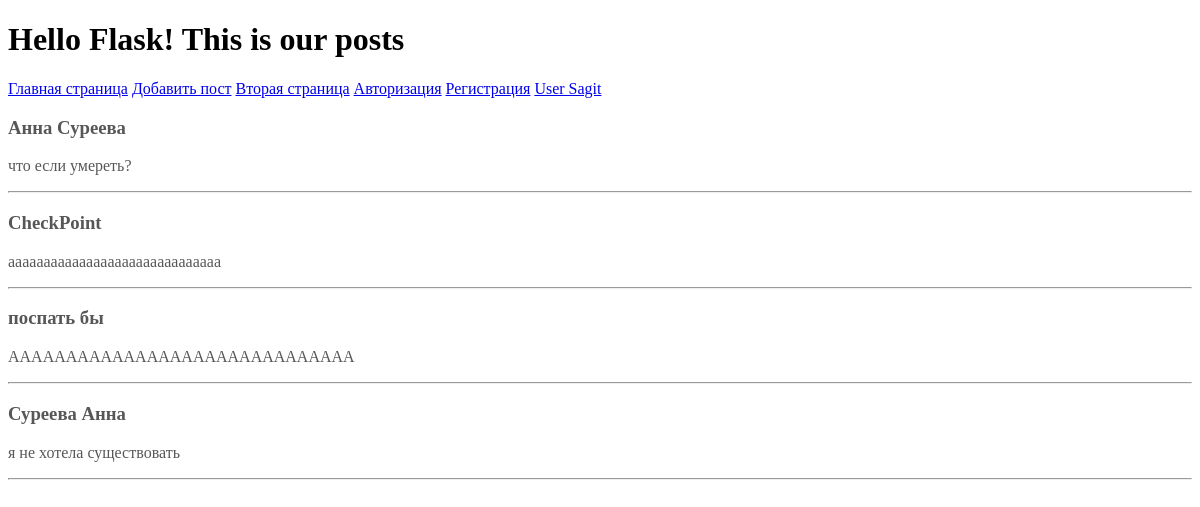
The page / on the database its author committed.
### tables this page shows
CREATE TABLE mainmenu (
    id INTEGER PRIMARY KEY AUTOINCREMENT,
    title TEXT NOT NULL,
    url TEXT NOT NULL
);

CREATE TABLE posts (
    id INTEGER PRIMARY KEY AUTOINCREMENT,
    title text NOT NULL UNIQUE,
    content text NOT NULL,
    pub_date integer NOT NULL
);

### flaskapp.py (the view)
@app.route('/')
def index():
    fdb = FlaskDataBase(get_db())
    return render_template(
        'index.html',
        menu_url=fdb.get_menu(),
        posts=fdb.get_posts()
    )

### flask_database.py (called while the page is built)
    def get_menu(self):
        query = "SELECT * from mainmenu"
        try:
            self.__cur.execute(query)
            res = self.__cur.fetchall()
            if res:
                return res
        except Exception as e:
            print(f"Unexpected exception {e}")
        return []

    def get_posts(self):
        try:
            self.__cur.execute(
                "SELECT id, title, content FROM posts ORDER BY pub_date DESC"
            )
            res = self.__cur.fetchall()
            if res:
                return res
        except sqlite3.Error as e:
            print(f"Exception in getting posts list: {e}")
        return []

### flaskapp.py (called while the page is built)
def connect_db():
    conn = sqlite3.connect(app.config['DATABASE'])
    conn.row_factory = sqlite3.Row
    return conn

def get_db():
    if not hasattr(g, 'link_db'):
        g.link_db = connect_db()
    return g.link_db

### templates/index.html
{% extends 'base.html' %}
{% block header %}
<h1>Hello Flask! This is our posts</h1>
{% endblock %}
{% block content %}
{% for p in posts %}
<a class="post-link" href="{{ url_for('post_content', post_id=p.id)}}">
    <div class="post">
        <h3>{{ p.title }}</h3>
        <p>{{ p.content[:30] | striptags }}</p>
    </div>
</a>
<hr>
{% endfor %}
{% endblock %}

### templates/base.html (shortened to what this page needs)
<!doctype html>
<html lang="en">
<head>
    <link rel="stylesheet" href="{{ url_for('static', filename='css/style.css')}}">
</head>
<body>
{% block header %}{% endblock %}
<a href="{{ url_for('index') }}">Главная страница</a>
{% for m in menu_url %}
<a href="{{ url_for(m.url) }}">{{ m.title }}</a>
{% endfor %}
<a href="{{ url_for('profile', username='sagit')}}">User Sagit</a>
{% block content %}
{% endblock %}
</body>
</html>

### static/css/style.css (style rules this page uses)
.post-link { text-decoration: none; color: #575757; }

### rows shown on the page
mainmenu: title "Добавить пост"
mainmenu: title "Вторая страница"
mainmenu: title "Авторизация"
mainmenu: title "Регистрация"
posts: title "Анна Суреева", content "что если умереть?"
posts: title "CheckPoint", content "аааааааааааааааааааааааааааааа"
posts: title "поспать бы", content "АААААААААААААААААААААААААААААА"
posts: title "Суреева Анна", content "я не хотела существовать"
